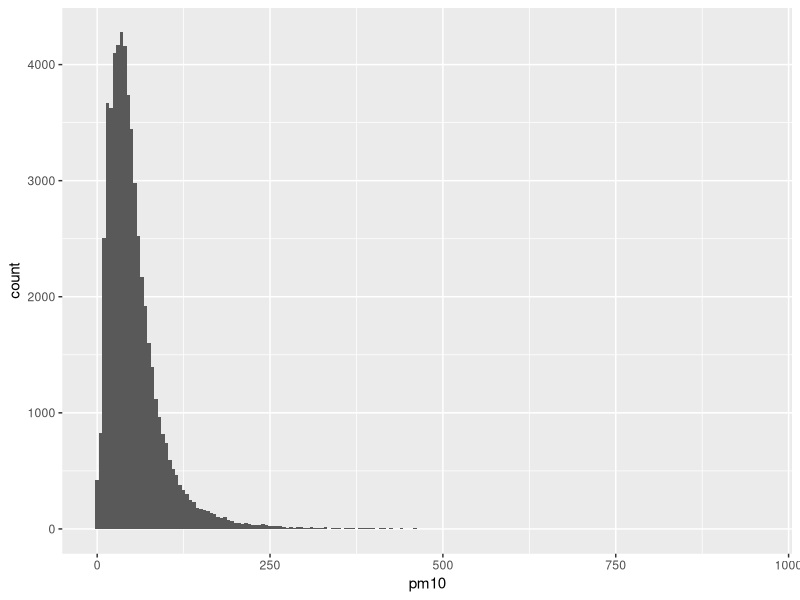
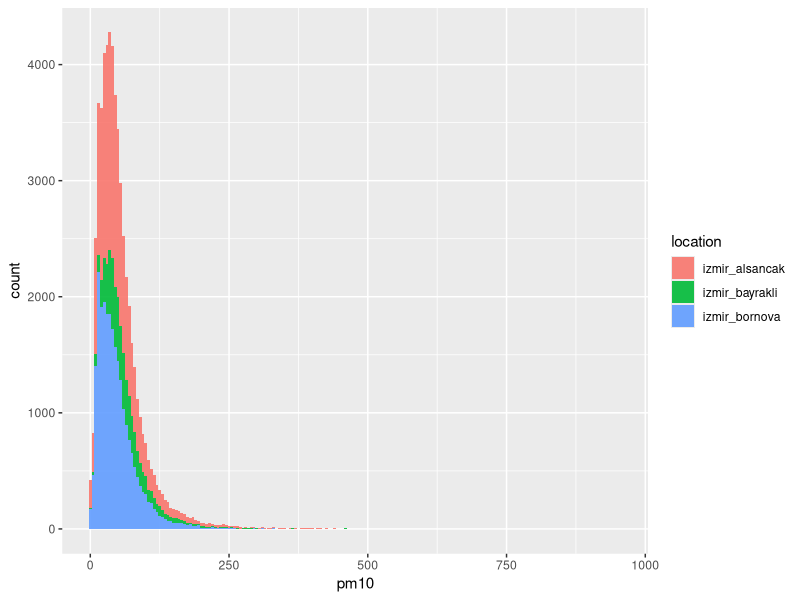
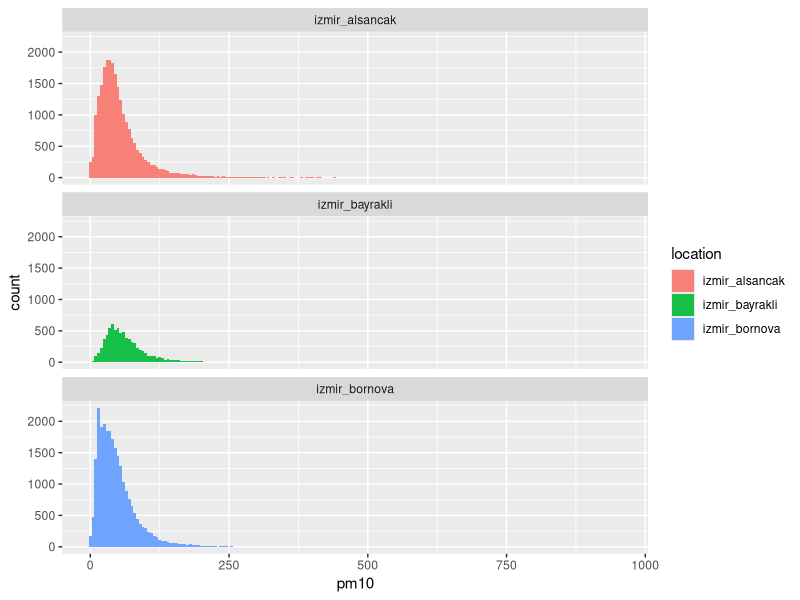
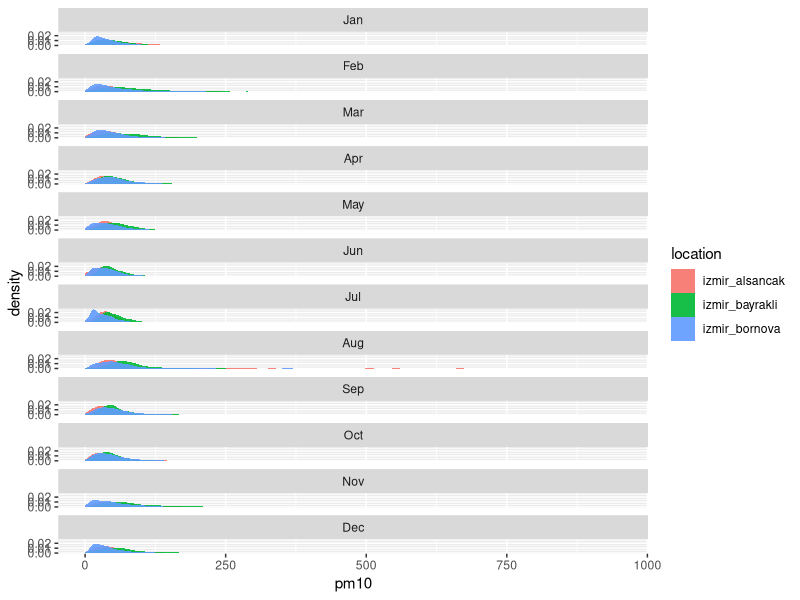
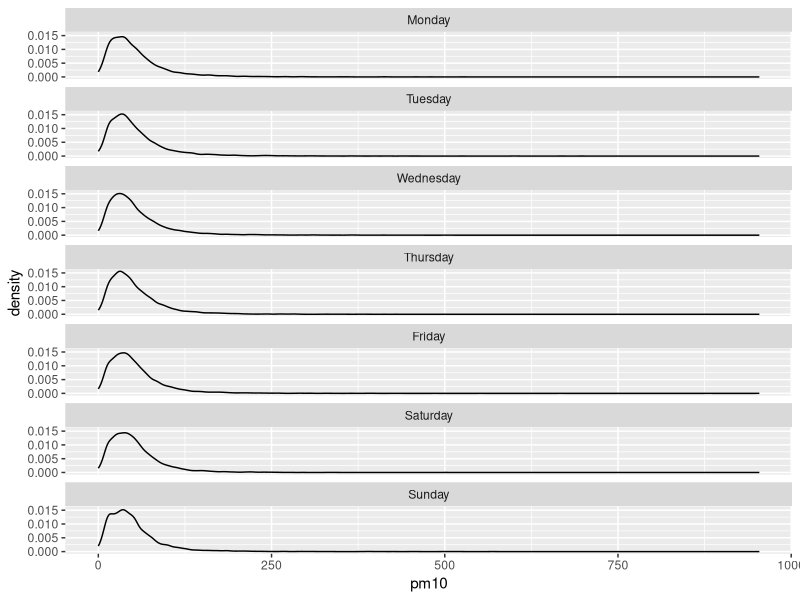
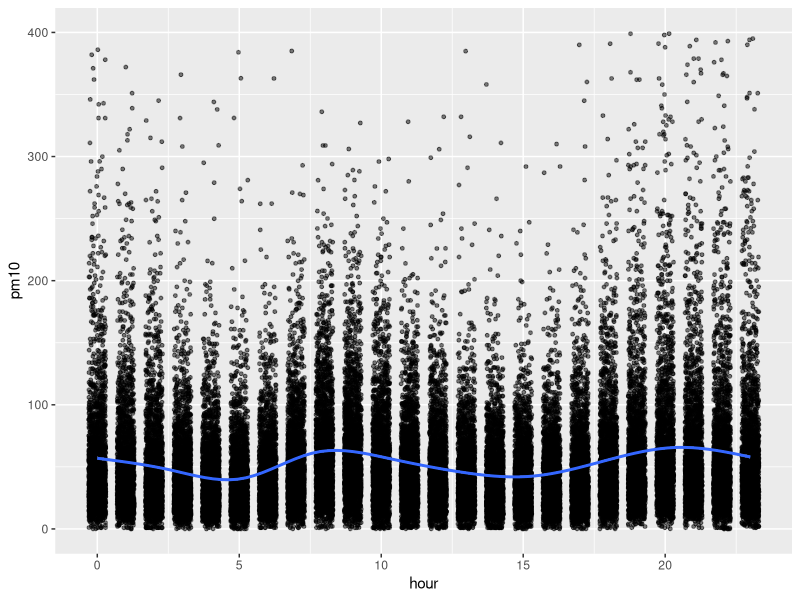

Write R code to recreate these figures, in order.
# install if not already installed in order to read xls
library(readxl)
# install if not already installed in order to reshape data
library(tidyr)
# install if not already installed in order to play with timestamps
library(lubridate)
# install if not already installed in order to make it simpler to manipulate
library(dplyr)
# install if not already installed in order to make it simpler to manipulate
library(ggplot2)

# some inspiration 
# https://datavizf18.classes.andrewheiss.com/class/06-class/

raw_data <- readxl::read_xls("datane.xls", sheet = 1, 
                             col_types = c("date", "numeric", "numeric", "numeric"))

names(raw_data) <- c("time", "izmir_alsancak", "izmir_bayrakli", "izmir_bornova")
str(raw_data)

# instead of having 3 different columns for pm10, keep it in just once 
# and create new colum for location
normalized_raw_data  <- tidyr::gather(raw_data, 
                                      key = location, 
                                      value = "pm10", 
                                      izmir_alsancak:izmir_bornova,
                                      na.rm = T)
str(normalized_raw_data)

data_detailed <- normalized_raw_data %>%
  dplyr::mutate(
    year = lubridate::year(time),
    month = lubridate::month(time, label = T),
    date = lubridate::date(time),
    hour = lubridate::hour(time),
    wday = lubridate::wday(time, label= T, week_start = 1, abbr = F)
  )

str(data_detailed)

# see the global distribution of pm10
ggplot(data_detailed, aes(x = pm10)) +
  geom_histogram(binwidth = 5)

# see the distribution of pm10 per location
ggplot(data_detailed, aes(x = pm10, fill = location)) +
  geom_histogram(binwidth = 5, alpha = 0.9)

# see the distribution of pm10 per location seperately
ggplot(data_detailed, aes(x = pm10, fill = location)) +
  geom_histogram(binwidth = 5, alpha = 0.9) +
  facet_wrap(~location, ncol = 1)

# see the density of pm10 per month seperately
ggplot(data_detailed, aes(x = pm10, fill = location)) +
  geom_density(alpha = 0.9, size = 0) +
  facet_wrap(~month, ncol = 1)

# see the density of pm10 per weekday seperately
ggplot(data_detailed, aes(x = pm10)) +
  geom_density(alpha = 0.9) +
  facet_wrap(~wday, ncol = 1)

# is it changing depending on the hour of the day
ggplot(data_detailed, aes(x = hour, y = pm10)) +
  geom_jitter(alpha = 0.5, height = 0.1, width = 0.3, size = 1) +
  geom_smooth(method = "auto") +
  ylim(0, 400)
